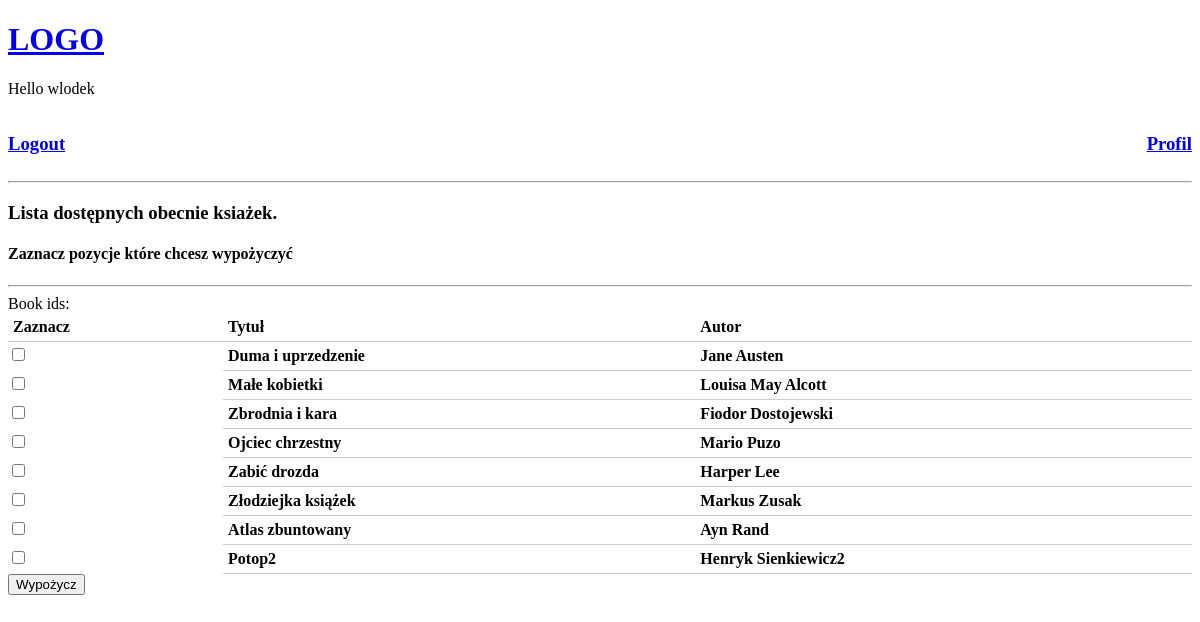
The page /borrow/ (signed in) on the database as committed earlier.
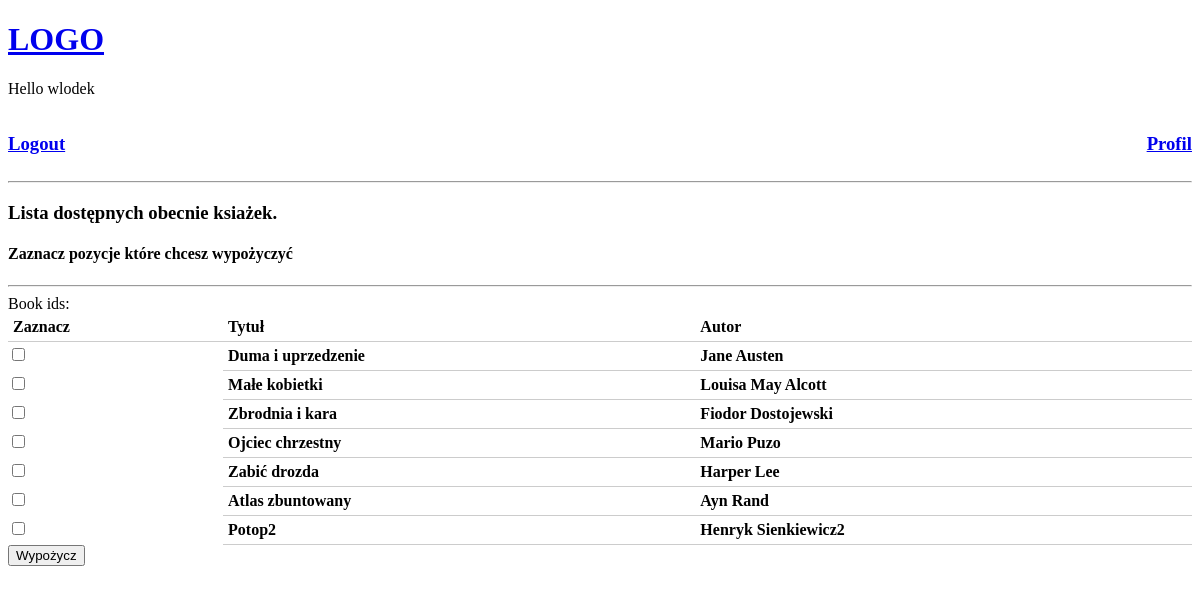
The same page on the database as committed later.
### base/models.py (models this page shows, shortened)
class Book(models.Model):
    id = models.AutoField(primary_key=True)
    title = models.CharField(max_length=255)
    author = models.CharField(max_length=255)
    availability = models.BooleanField(default=True)
    user = models.ForeignKey(User, on_delete=models.SET_NULL, null=True)

### base/views.py (the view, shortened to what this page needs)
# urls.py: path('borrow/', views.borrow, name='borrow'),
@login_required
def borrow(request):
    available_books = Book.objects.filter(availability=True)
    choices = [(book.id, f'{book.id} - {book.title} - {book.author}') for book in available_books]
    form = BorrowForm(initial={'book_ids': choices})
    return render(request, 'base/borrow.html', {'books': available_books, 'form': form})

### base/forms.py
class BorrowForm(forms.Form):
    book_ids = forms.MultipleChoiceField(widget=forms.CheckboxSelectMultiple)

### base/templates/base/borrow.html (shortened to what this page needs)
{% extends 'main.html' %}
{% block content %}
<div>
    <h3>Lista dostępnych obecnie ksiażek. </h3>
    <h4>Zaznacz pozycje które chcesz wypożyczyć</h4>
    <hr>
    <form method="post">
        {{ form }}
        <div class="book-table">
            <div class="book-row">
                <div class="book-cell">Zaznacz</div>
                <div class="book-cell">Tytuł</div>
                <div class="book-cell">Autor</div>
            </div>
            {% for book in books %}
            <div class="book-row">
                <div class=book-cell"><input type="checkbox" name="book_ids"
                                             value="{{ book.id }}"></div>
                <div class="book-cell">{{book.title}}</div>
                <div class="book-cell">{{book.author}}</div>
            </div>
            {% empty %}
                <p>Brak dostępnych książek.</p>
            {% endfor %}
        </div>
        <div>
            <button type="submit">Wypożycz</button>
        </div>
    </form>
</div>
{% endblock %}

### templates/main.html (shortened to what this page needs)
<!DOCTYPE html>
<html>
<head>
</head>
<body>
    {% include 'navbar.html' %}
    {% block content %}
    {% endblock %}
</body>
</html>

### templates/navbar.html (shortened to what this page needs)
<a href="/">
    <h1>LOGO</h1>
</a>
<p>Hello {{ request.user }}</p>
<div class="navbar-container">
    <div>
        {% if request.user.is_authenticated %}
        <h3><a href="{% url 'logout' %}">Logout</a></h3>
        {% else %}
        <h3><a href="{% url 'login' %}">Login</a></h3>
        {% endif %}
    </div>
    <div>
        {% if request.user.is_authenticated %}
        <h3><a href="{% url 'profile' %}">Profil</a></h3>
        {% endif %}
    </div>
</div>
<hr>

### templates/navbar.html (style rules this page uses)
.navbar-container { display: grid; grid-template-columns: 1fr 1fr; }
.navbar-container > div:nth-child(1) { text-align: left; }
.navbar-container > div:nth-child(2) { text-align: right; }

### base/templates/base/borrow.html (style rules this page uses)
.book-table { display: table; width: 100%; }
.book-row { display: table-row; }
.book-cell { display: table-cell; padding: 5px; border-bottom: 1px solid #ccc; font-weight: bold; }

Rows that differ between the two databases and show on the page:
no longer on this page (row edited): Book: title "Złodziejka książek", author "Markus Zusak"
